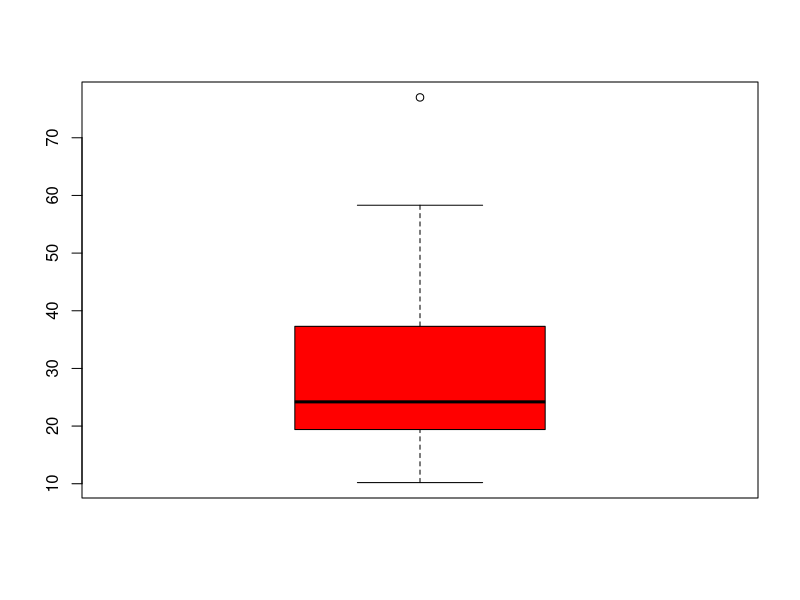
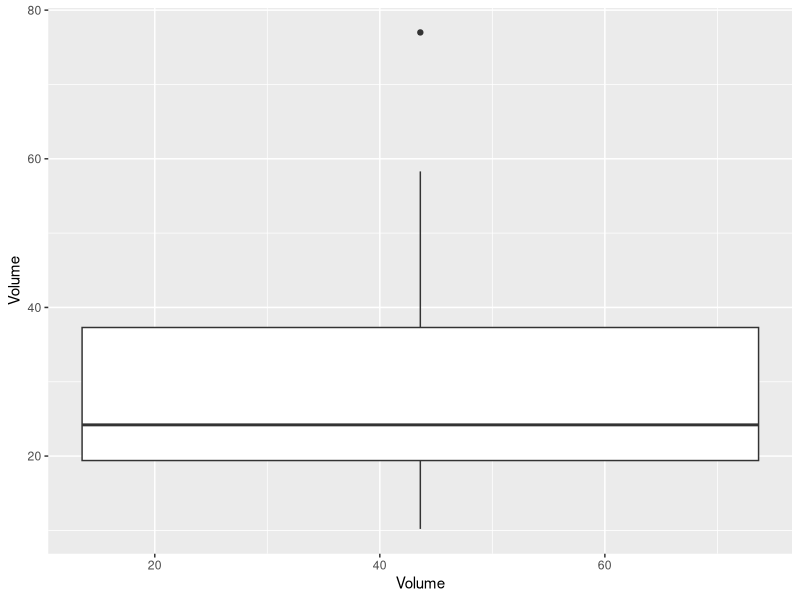
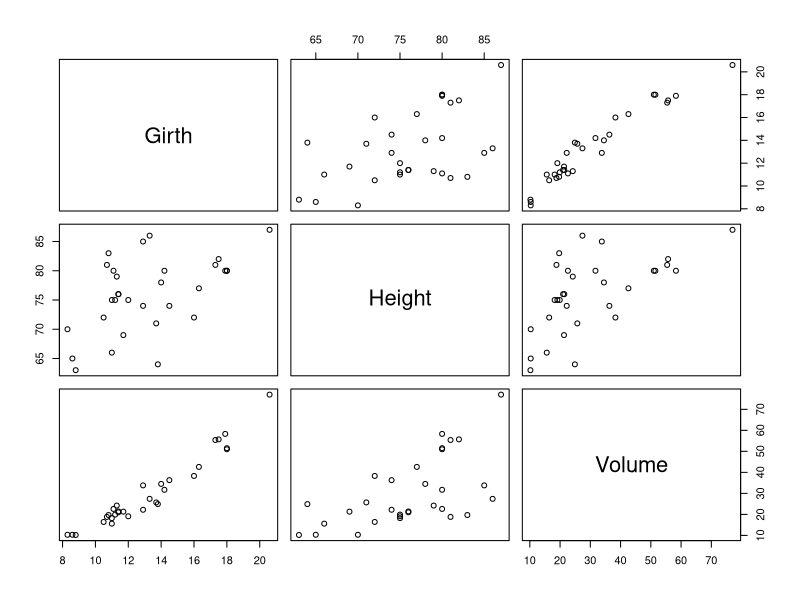

Write the R code that produced these figures, in order.
#################################
# Descriptive Statistics Basic
#################################

setwd("~/Documents/projects/course-data-analysis-basic/r-scripts")

### Install required packages
install.packages('ggplot2')
library(ggplot2)

trees
?trees

summary(trees)

sort(trees$Volume)

# Boxplot
boxplot(trees$Volume, data = trees, col = 'red')

qplot(x = Volume, y = Volume,
      data = trees,
      geom = 'boxplot')

# Mean
mean(trees$Volume)
# Variance
var(trees$Volume)
# Standard Deviation
sd(trees$Volume)

# Spearman Correlation Coefficient
cor(trees$Volume, trees$Height, method='spearman')
cor(trees$Volume, trees$Girth, method='spearman')

pairs(trees)
